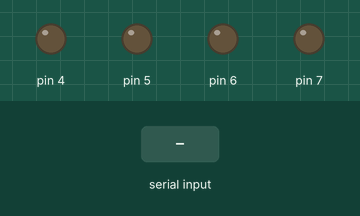
Simulated run of this sketch. Board: Arduino Uno, built with avr-gcc and run on an emulated ATmega328P. Shown: output pins drawn as LEDs (lit = HIGH). Inputs (shaded band) come from the test bench.

Above: at 1.2 s.
1.3 s: "1" received over Serial
At 2.7 s:
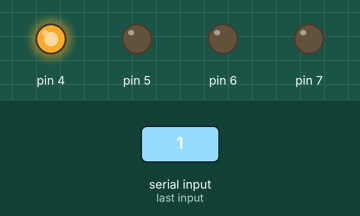
3.0 s: "2" received over Serial
At 4.5 s:
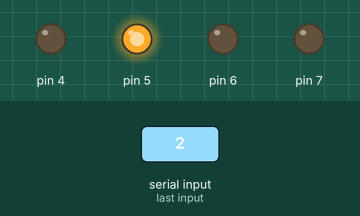
5.0 s: "3" received over Serial
At 6.0 s:
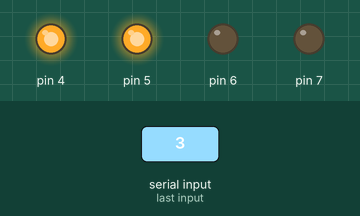
7.0 s: "4" received over Serial
At 8.7 s:
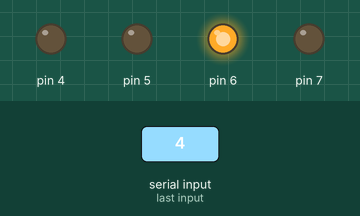
9.0 s: "5" received over Serial
At 10.2 s:
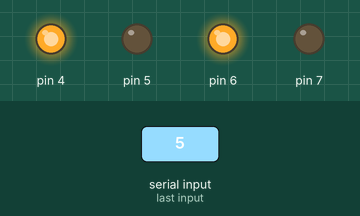
11.0 s: "6" received over Serial
At 11.8 s:
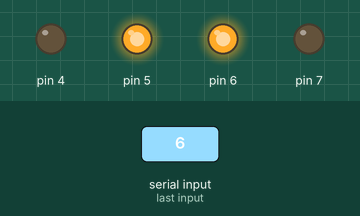
Timing chart, 0 to 14.0 s (numbered marks = the images above; inputs shaded):
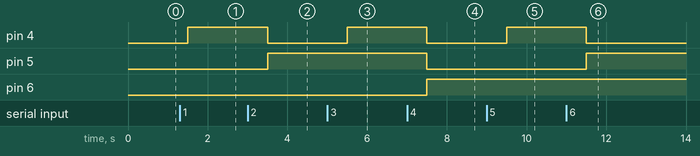

The sketch:

Digital_tube.ino
```cpp
void setup()
{
  pinMode(4, OUTPUT);
  pinMode(5, OUTPUT);
  pinMode(6, OUTPUT);
  pinMode(7, OUTPUT);
  Serial.begin(9600);
}

void loop()
{
  char i = Serial.read();
  switch (i)
  {
    case '0':
      {
        aL();
        bL();
        cL();
        dL();
      }
      break;
    case '1':
      {
        aH();
        bL();
        cL();
        dL();
      }
      break;
    case '2':
      {
        aL();
        bH();
        cL();
        dL();
      }
      break;
    case '3':
      {
        aH();
        bH();
        cL();
        dL();
      }
      break;
    case '4':
      {
        aL();
        bL();
        cH();
        dL();
      }
      break;
    case '5':
      {
        aH();
        bL();
        cH();
        dL();
      }
      break;
    case '6':
      {
        aL();
        bH();
        cH();
        dL();
      }
      break;
    case '7':
      {
        aH();
        bH();
        cH();
        dL();
      }
      break;
    case '8':
      {
        aL();
        bL();
        cL();
        dH();
      }
      break;
    case '9':
      {
        aH();
        bL();
        cL();
        dH();
      }
      break;
    default:
      break;
  }
  delay(500);
}

void aH()
{
  digitalWrite(4, HIGH);
}
void aL()
{
  digitalWrite(4, LOW);
}
void bH()
{
  digitalWrite(5, HIGH);
}
void bL()
{
  digitalWrite(5, LOW);
}
void cH()
{
  digitalWrite(6, HIGH);
}
void cL()
{
  digitalWrite(6, LOW);
}
void dH()
{
  digitalWrite(7, HIGH);
}
void dL()
{
  digitalWrite(7, LOW);
}
```

Measured:
- after the input at 1.3 s, pin 4: LOW → HIGH after 0.20 s
- after the input at 3.0 s, pin 4: HIGH → LOW after 0.50 s; pin 5: LOW → HIGH after 0.50 s
- after the input at 5.0 s, pin 4: LOW → HIGH after 0.50 s
- after the input at 7.0 s, pin 4, pin 5: HIGH → LOW after 0.50 s; pin 6: LOW → HIGH after 0.50 s
- after the input at 9.0 s, pin 4: LOW → HIGH after 0.50 s
- after the input at 11.0 s, pin 4: HIGH → LOW after 0.50 s; pin 5: LOW → HIGH after 0.50 s
